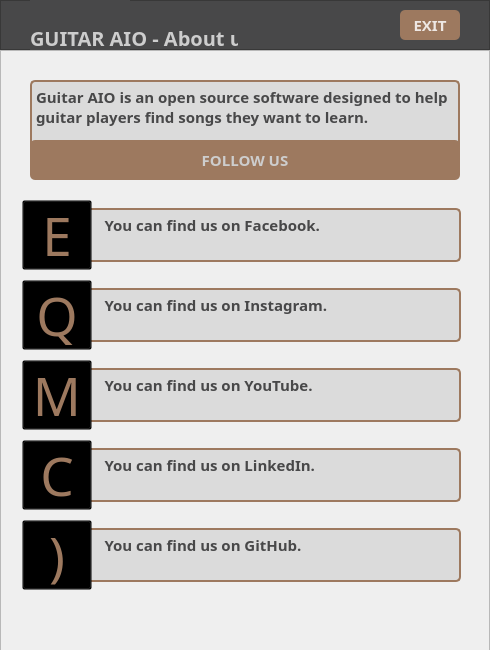
<?xml version="1.0" encoding="UTF-8"?>
<ui version="4.0">
 <class>AboutScreen</class>
 <widget class="QMainWindow" name="AboutScreen">
  <property name="geometry">
   <rect>
    <x>0</x>
    <y>0</y>
    <width>490</width>
    <height>650</height>
   </rect>
  </property>
  <property name="windowTitle">
   <string>MainWindow</string>
  </property>
  <property name="tabShape">
   <enum>QTabWidget::Rounded</enum>
  </property>
  <widget class="QWidget" name="centralwidget">
   <widget class="QFrame" name="frame_main">
    <property name="geometry">
     <rect>
      <x>0</x>
      <y>50</y>
      <width>490</width>
      <height>650</height>
     </rect>
    </property>
    <property name="styleSheet">
     <string notr="true">QFrame#frame_main {
	border-image: url(:/images/images/bg.jpg);
}
QPushButton#btn_fb, #btn_ig, #btn_yt, #btn_in, #btn_git {
	background-color: rgba(0,0,0,0);
	color: rgb(157, 121, 95);
}
QPushButton#btn_fb:hover, #btn_ig:hover, #btn_yt:hover, #btn_in:hover, #btn_git:hover {
	color: rgb(143, 110, 86);
	font-size: 64px
}
QPushButton#btn_fb:pressed, #btn_ig:pressed, #btn_yt:pressed, #btn_in:pressed, #btn_git:pressed {
	color: rgb(130, 100, 78);
}
QPlainTextEdit {
	background-color: rgba(205,205,205,150);
	color: rgb(72,72,73);
	border-radius: 5px;
	border: 2px solid rgba(157, 121, 95, 255);
	padding-bottom: 2px;
}</string>
    </property>
    <property name="frameShape">
     <enum>QFrame::StyledPanel</enum>
    </property>
    <property name="frameShadow">
     <enum>QFrame::Raised</enum>
    </property>
    <widget class="QPlainTextEdit" name="text_app">
     <property name="geometry">
      <rect>
       <x>30</x>
       <y>30</y>
       <width>430</width>
       <height>70</height>
      </rect>
     </property>
     <property name="font">
      <font>
       <family>Dubai</family>
       <pointsize>11</pointsize>
       <weight>75</weight>
       <bold>true</bold>
      </font>
     </property>
     <property name="styleSheet">
      <string notr="true"/>
     </property>
     <property name="verticalScrollBarPolicy">
      <enum>Qt::ScrollBarAlwaysOff</enum>
     </property>
     <property name="horizontalScrollBarPolicy">
      <enum>Qt::ScrollBarAlwaysOff</enum>
     </property>
     <property name="readOnly">
      <bool>true</bool>
     </property>
     <property name="plainText">
      <string>Guitar AIO is an open source software designed to help guitar players find songs they want to learn.</string>
     </property>
    </widget>
    <widget class="QPushButton" name="btn_follow">
     <property name="geometry">
      <rect>
       <x>30</x>
       <y>90</y>
       <width>430</width>
       <height>40</height>
      </rect>
     </property>
     <property name="font">
      <font>
       <family>Dubai</family>
       <pointsize>11</pointsize>
       <weight>75</weight>
       <bold>true</bold>
      </font>
     </property>
     <property name="styleSheet">
      <string notr="true">QPushButton#btn_follow {
	background-color: rgb(157, 121, 95);
	color: rgb(205,205,205);
	border-radius: 5px;
}
QPushButton#btn_follow:hover {
	background-color: rgb(143, 110, 86);
}
QPushButton#btn_follow:pressed {
	background-color: rgb(130, 100, 78);
}</string>
     </property>
     <property name="text">
      <string>FOLLOW US</string>
     </property>
    </widget>
    <widget class="QPushButton" name="btn_fb">
     <property name="geometry">
      <rect>
       <x>22</x>
       <y>150</y>
       <width>70</width>
       <height>70</height>
      </rect>
     </property>
     <property name="maximumSize">
      <size>
       <width>16777215</width>
       <height>16777215</height>
      </size>
     </property>
     <property name="font">
      <font>
       <family>Social Media Circled</family>
       <pointsize>40</pointsize>
      </font>
     </property>
     <property name="styleSheet">
      <string notr="true"/>
     </property>
     <property name="text">
      <string>E</string>
     </property>
    </widget>
    <widget class="QPushButton" name="btn_ig">
     <property name="geometry">
      <rect>
       <x>22</x>
       <y>230</y>
       <width>70</width>
       <height>70</height>
      </rect>
     </property>
     <property name="maximumSize">
      <size>
       <width>16777215</width>
       <height>16777215</height>
      </size>
     </property>
     <property name="font">
      <font>
       <family>Social Media Circled</family>
       <pointsize>40</pointsize>
      </font>
     </property>
     <property name="text">
      <string>Q</string>
     </property>
    </widget>
    <widget class="QPushButton" name="btn_yt">
     <property name="geometry">
      <rect>
       <x>22</x>
       <y>310</y>
       <width>70</width>
       <height>70</height>
      </rect>
     </property>
     <property name="maximumSize">
      <size>
       <width>16777215</width>
       <height>16777215</height>
      </size>
     </property>
     <property name="font">
      <font>
       <family>Social Media Circled</family>
       <pointsize>40</pointsize>
      </font>
     </property>
     <property name="text">
      <string>M</string>
     </property>
    </widget>
    <widget class="QPushButton" name="btn_in">
     <property name="geometry">
      <rect>
       <x>22</x>
       <y>390</y>
       <width>70</width>
       <height>70</height>
      </rect>
     </property>
     <property name="maximumSize">
      <size>
       <width>16777215</width>
       <height>16777215</height>
      </size>
     </property>
     <property name="font">
      <font>
       <family>Social Media Circled</family>
       <pointsize>40</pointsize>
      </font>
     </property>
     <property name="text">
      <string>C</string>
     </property>
    </widget>
    <widget class="QPushButton" name="btn_git">
     <property name="geometry">
      <rect>
       <x>22</x>
       <y>470</y>
       <width>70</width>
       <height>70</height>
      </rect>
     </property>
     <property name="maximumSize">
      <size>
       <width>16777215</width>
       <height>16777215</height>
      </size>
     </property>
     <property name="font">
      <font>
       <family>Social Media Circled</family>
       <pointsize>40</pointsize>
       <weight>50</weight>
       <bold>false</bold>
      </font>
     </property>
     <property name="text">
      <string>)</string>
     </property>
    </widget>
    <widget class="QPlainTextEdit" name="text_fb">
     <property name="geometry">
      <rect>
       <x>50</x>
       <y>158</y>
       <width>411</width>
       <height>54</height>
      </rect>
     </property>
     <property name="font">
      <font>
       <family>Dubai</family>
       <pointsize>11</pointsize>
       <weight>75</weight>
       <bold>true</bold>
      </font>
     </property>
     <property name="layoutDirection">
      <enum>Qt::RightToLeft</enum>
     </property>
     <property name="styleSheet">
      <string notr="true">border-left: none;</string>
     </property>
     <property name="verticalScrollBarPolicy">
      <enum>Qt::ScrollBarAlwaysOff</enum>
     </property>
     <property name="horizontalScrollBarPolicy">
      <enum>Qt::ScrollBarAlwaysOff</enum>
     </property>
     <property name="readOnly">
      <bool>true</bool>
     </property>
     <property name="plainText">
      <string>             You can find us on Facebook. </string>
     </property>
    </widget>
    <widget class="QPlainTextEdit" name="text_ig">
     <property name="geometry">
      <rect>
       <x>50</x>
       <y>238</y>
       <width>411</width>
       <height>54</height>
      </rect>
     </property>
     <property name="font">
      <font>
       <family>Dubai</family>
       <pointsize>11</pointsize>
       <weight>75</weight>
       <bold>true</bold>
      </font>
     </property>
     <property name="layoutDirection">
      <enum>Qt::RightToLeft</enum>
     </property>
     <property name="styleSheet">
      <string notr="true">border-left: none;</string>
     </property>
     <property name="verticalScrollBarPolicy">
      <enum>Qt::ScrollBarAlwaysOff</enum>
     </property>
     <property name="horizontalScrollBarPolicy">
      <enum>Qt::ScrollBarAlwaysOff</enum>
     </property>
     <property name="readOnly">
      <bool>true</bool>
     </property>
     <property name="plainText">
      <string>             You can find us on Instagram. </string>
     </property>
    </widget>
    <widget class="QPlainTextEdit" name="text_yt">
     <property name="geometry">
      <rect>
       <x>50</x>
       <y>318</y>
       <width>411</width>
       <height>54</height>
      </rect>
     </property>
     <property name="font">
      <font>
       <family>Dubai</family>
       <pointsize>11</pointsize>
       <weight>75</weight>
       <bold>true</bold>
      </font>
     </property>
     <property name="layoutDirection">
      <enum>Qt::RightToLeft</enum>
     </property>
     <property name="styleSheet">
      <string notr="true">border-left: none;</string>
     </property>
     <property name="verticalScrollBarPolicy">
      <enum>Qt::ScrollBarAlwaysOff</enum>
     </property>
     <property name="horizontalScrollBarPolicy">
      <enum>Qt::ScrollBarAlwaysOff</enum>
     </property>
     <property name="readOnly">
      <bool>true</bool>
     </property>
     <property name="plainText">
      <string>             You can find us on YouTube. </string>
     </property>
    </widget>
    <widget class="QPlainTextEdit" name="text_in">
     <property name="geometry">
      <rect>
       <x>50</x>
       <y>398</y>
       <width>411</width>
       <height>54</height>
      </rect>
     </property>
     <property name="font">
      <font>
       <family>Dubai</family>
       <pointsize>11</pointsize>
       <weight>75</weight>
       <bold>true</bold>
      </font>
     </property>
     <property name="layoutDirection">
      <enum>Qt::RightToLeft</enum>
     </property>
     <property name="styleSheet">
      <string notr="true">border-left: none;</string>
     </property>
     <property name="verticalScrollBarPolicy">
      <enum>Qt::ScrollBarAlwaysOff</enum>
     </property>
     <property name="horizontalScrollBarPolicy">
      <enum>Qt::ScrollBarAlwaysOff</enum>
     </property>
     <property name="readOnly">
      <bool>true</bool>
     </property>
     <property name="plainText">
      <string>             You can find us on LinkedIn. </string>
     </property>
    </widget>
    <widget class="QPlainTextEdit" name="text_git">
     <property name="geometry">
      <rect>
       <x>50</x>
       <y>478</y>
       <width>411</width>
       <height>54</height>
      </rect>
     </property>
     <property name="font">
      <font>
       <family>Dubai</family>
       <pointsize>11</pointsize>
       <weight>75</weight>
       <bold>true</bold>
      </font>
     </property>
     <property name="layoutDirection">
      <enum>Qt::RightToLeft</enum>
     </property>
     <property name="styleSheet">
      <string notr="true">border-left: none;</string>
     </property>
     <property name="verticalScrollBarPolicy">
      <enum>Qt::ScrollBarAlwaysOff</enum>
     </property>
     <property name="horizontalScrollBarPolicy">
      <enum>Qt::ScrollBarAlwaysOff</enum>
     </property>
     <property name="readOnly">
      <bool>true</bool>
     </property>
     <property name="plainText">
      <string>             You can find us on GitHub. </string>
     </property>
    </widget>
    <zorder>text_fb</zorder>
    <zorder>text_app</zorder>
    <zorder>btn_follow</zorder>
    <zorder>btn_fb</zorder>
    <zorder>text_ig</zorder>
    <zorder>btn_ig</zorder>
    <zorder>text_yt</zorder>
    <zorder>text_in</zorder>
    <zorder>text_git</zorder>
    <zorder>btn_yt</zorder>
    <zorder>btn_in</zorder>
    <zorder>btn_git</zorder>
   </widget>
   <widget class="QFrame" name="frame_top">
    <property name="geometry">
     <rect>
      <x>0</x>
      <y>0</y>
      <width>490</width>
      <height>50</height>
     </rect>
    </property>
    <property name="styleSheet">
     <string notr="true">QFrame {
	background-color: rgb(72,72,73);
}
QPushButton#btn_exit {
	background-color: rgb(157, 121, 95);
	color: rgba(255, 255, 255, 210);
	border-radius: 5px;
}
QPushButton#btn_exit:hover {
	background-color: rgb(143, 110, 86);
}
QPushButton#btn_exit:pressed {
	background-color: rgb(130, 100, 78);
}</string>
    </property>
    <property name="frameShape">
     <enum>QFrame::StyledPanel</enum>
    </property>
    <property name="frameShadow">
     <enum>QFrame::Raised</enum>
    </property>
    <widget class="QLabel" name="app_name">
     <property name="geometry">
      <rect>
       <x>30</x>
       <y>13</y>
       <width>208</width>
       <height>50</height>
      </rect>
     </property>
     <property name="font">
      <font>
       <family>Dubai</family>
       <pointsize>15</pointsize>
       <weight>75</weight>
       <bold>true</bold>
      </font>
     </property>
     <property name="styleSheet">
      <string notr="true">color: rgb(205,205,205);
background-color: rgba(0,0,0,0);</string>
     </property>
     <property name="text">
      <string>GUITAR AIO - About us</string>
     </property>
    </widget>
    <widget class="QLabel" name="logo">
     <property name="geometry">
      <rect>
       <x>30</x>
       <y>-24</y>
       <width>100</width>
       <height>100</height>
      </rect>
     </property>
     <property name="styleSheet">
      <string notr="true">border-image: url(:/images/images/logo.jpg);</string>
     </property>
     <property name="text">
      <string/>
     </property>
    </widget>
    <widget class="QPushButton" name="btn_exit">
     <property name="geometry">
      <rect>
       <x>400</x>
       <y>10</y>
       <width>60</width>
       <height>30</height>
      </rect>
     </property>
     <property name="font">
      <font>
       <family>Dubai</family>
       <pointsize>11</pointsize>
       <weight>75</weight>
       <bold>true</bold>
      </font>
     </property>
     <property name="styleSheet">
      <string notr="true"/>
     </property>
     <property name="text">
      <string>EXIT</string>
     </property>
    </widget>
    <zorder>logo</zorder>
    <zorder>app_name</zorder>
    <zorder>btn_exit</zorder>
   </widget>
   <zorder>frame_top</zorder>
   <zorder>frame_main</zorder>
  </widget>
 </widget>
 <resources>
  <include location="../res.qrc"/>
 </resources>
 <connections/>
</ui>
